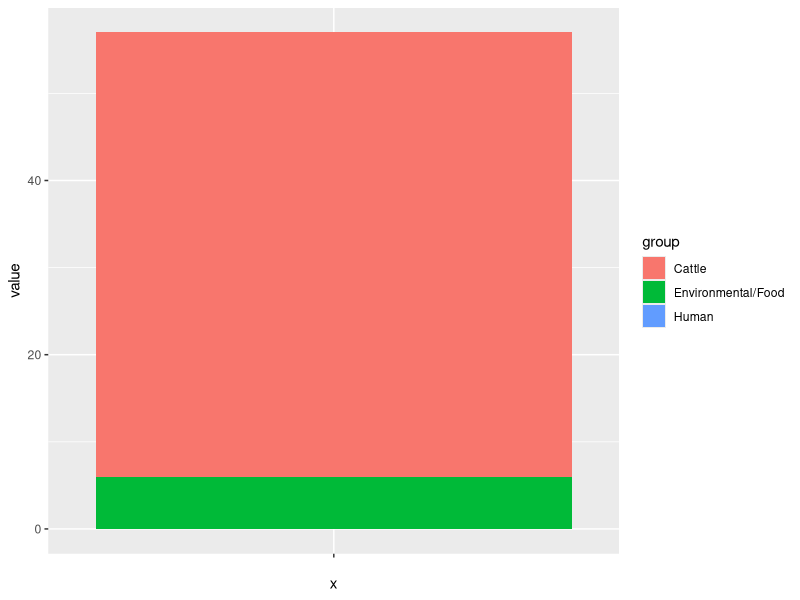
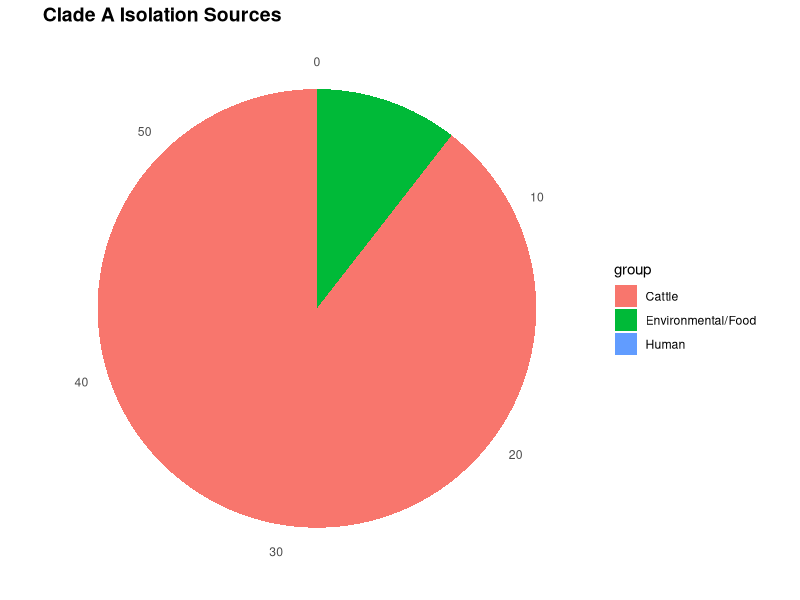
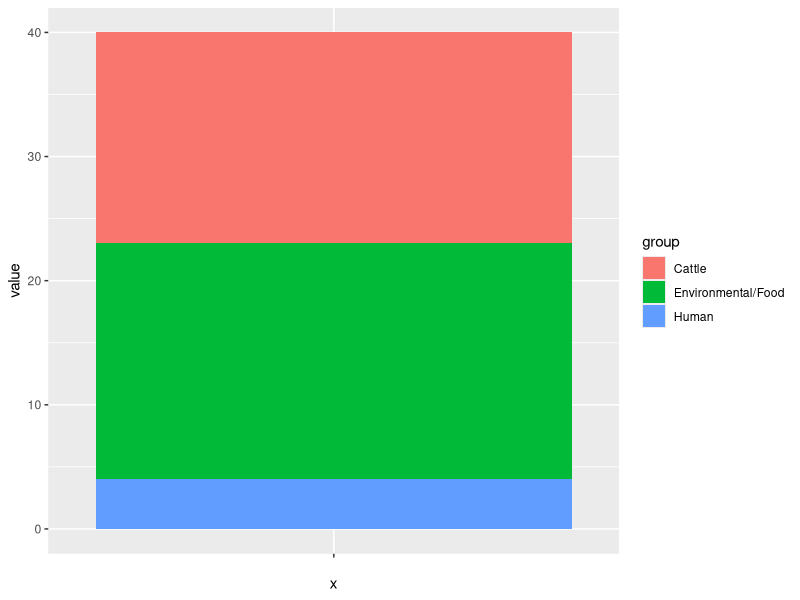
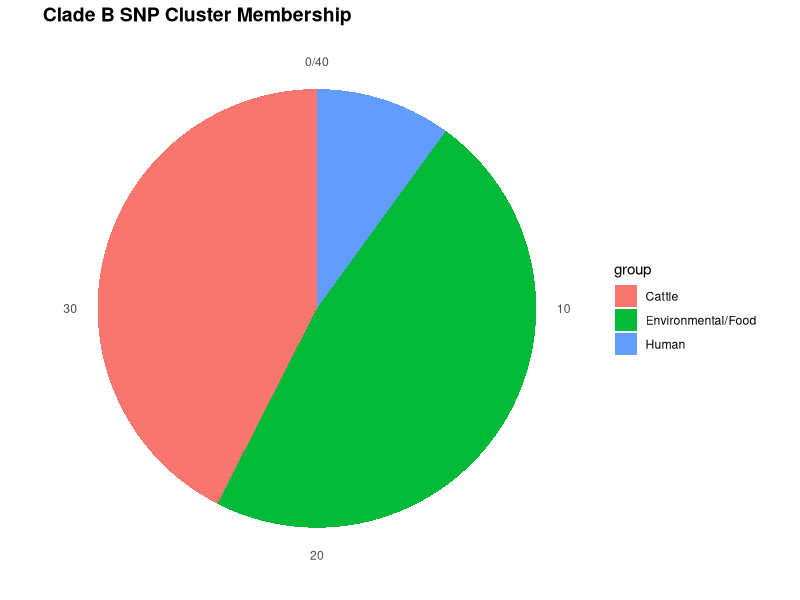

Here is the R script that generated these plots, in order:
# ST367_clademembership_piecharts.R
# Alexa R. Cohn
# Feb. 18, 2022

cladeA_sums <- data.frame(
  group = c("Cattle", "Human", "Environmental/Food"),
  value = c(51, 0, 6),
  percent = c(89.5, 0, 10.5)
)

library(ggplot2)
cladeA_bp <- ggplot(cladeA_sums, aes(x="", y=value, fill=group))+
  geom_bar(width=1, stat="identity")
cladeA_bp
cladeA_pie <- cladeA_bp + 
  coord_polar("y", start=0) +
  theme_minimal() +
  theme(
    axis.title.x = element_blank(),
    axis.title.y = element_blank(),
    panel.border = element_blank(),
    panel.grid=element_blank(),
    axis.ticks = element_blank(),
    plot.title=element_text(size=14, face="bold")) +
  ggtitle("Clade A Isolation Sources")
cladeA_pie

cladeB_sums <- data.frame(
  group = c("Cattle", "Human", "Environmental/Food"),
  value = c(17, 4, 19)
)

cladeB_bp <- ggplot(cladeB_sums, aes(x="", y=value, fill=group))+
  geom_bar(width=1, stat="identity")
cladeB_bp
cladeB_pie <- cladeB_bp +
  coord_polar("y", start=0) +
  ggtitle("Clade B SNP Cluster Membership")+
  theme_minimal() +
  theme(
    axis.title.x = element_blank(),
    axis.title.y = element_blank(),
    panel.border = element_blank(),
    panel.grid=element_blank(),
    axis.ticks = element_blank(),
    plot.title=element_text(size=14, face="bold")
  )
cladeB_pie
